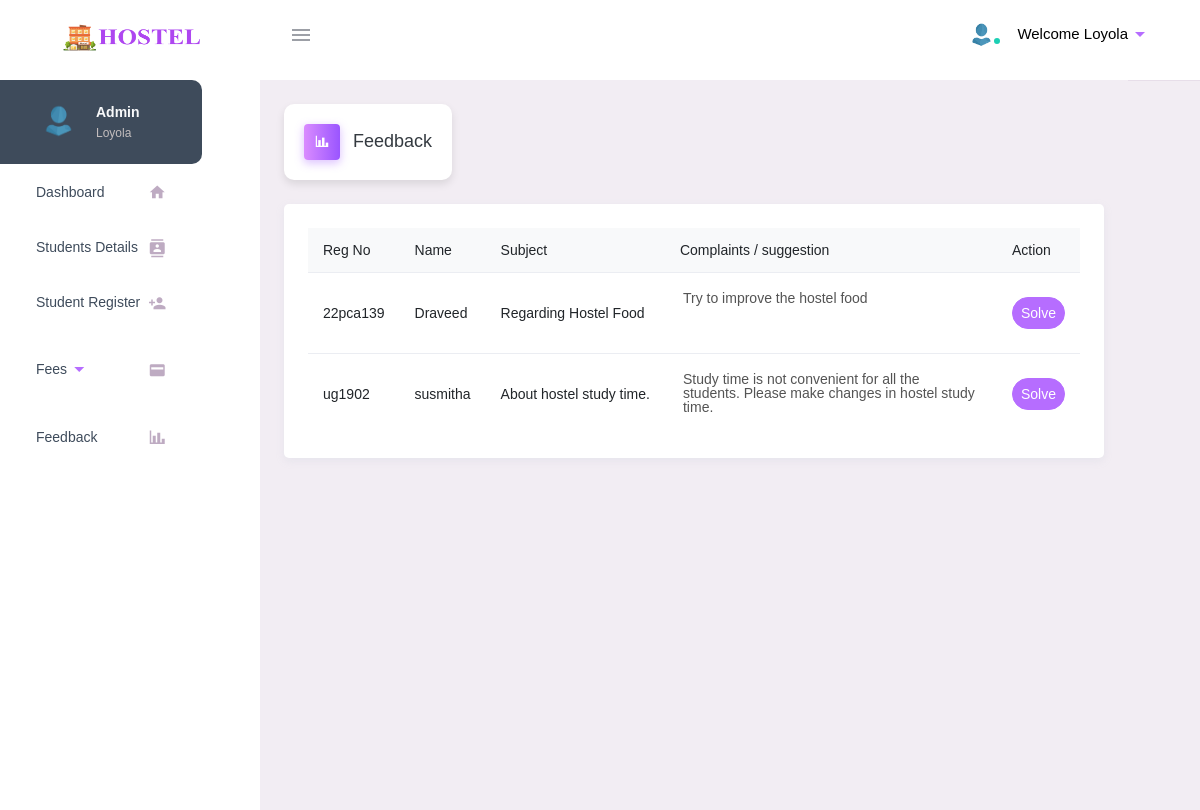
The app's page /admin/get_feedback.php (signed in) with its own data.
### tables this page shows
CREATE TABLE `suggest` (
  `id` varchar(20) NOT NULL,
  `reg` varchar(20) NOT NULL,
  `name` varchar(50) NOT NULL,
  `sub` varchar(50) NOT NULL,
  `cmpl` varchar(250) NOT NULL,
  `status` varchar(20) DEFAULT 'pending'
);

### admin/get_feedback.php (the view, shortened to what this page needs)
<?php
include('../dbconnect.php');
extract($_POST);
?>
<!DOCTYPE html>
<html lang="en">
<head>
  <link rel="stylesheet" href="./include/materialdesignicons.min.css">
  <link rel="stylesheet" href="./include/vendor.bundle.base.css">
  <link rel="stylesheet" href="./include/style.css">
  <link rel="stylesheet" href="https://cdn.jsdelivr.net/npm/@mdi/font/css/materialdesignicons.min.css">
  <link rel="stylesheet" href="../dist/css/style.min.css">
  <link rel="stylesheet" href="./include/style.css">
  <link rel="stylesheet" href="./include/exstyle.css">
  <link rel="stylesheet" href="https://cdnjs.cloudflare.com/ajax/libs/font-awesome/5.15.3/css/all.min.css">
</head>
<body class="">
  <div class="container-scroller">
    <header class="topbar" data-navbarbg="skin6">
     <?php include 'navbar.php' ?>
    </header>
    <div class="container-fluid page-body-wrapper pt-0 proBanner-padding-top">
      <div class="navcantainer d-fixed">
        <?php include 'sidebar.php' ?>
      </div>
      <div class="main-panel">
        <div class="content-wrapper p-4">
          <div class="page-header">
            <h3 class="page-title">
              <span class="page-title-icon bg-gradient-primary text-white mr-2">
                <i class="mdi mdi-chart-bar menu-icon"></i>
              </span> Feedback
            </h3>
          </div>
              <form method="POST">
          <div class="grid-margin card p-4 stretch-card">
            <table class="table table-responsive-xl">
              <thead class="grid-margin bg-light fs-1 fw-bolder">
                <tr>
                  <th>Reg No</th>
                  <th>Name</th>
                  <th>Subject</th>
                  <th>Complaints / suggestion</th>
                  <th>Action</th>
                </tr>
              </thead>
              <?php
              $qry = mysqli_query($connect, "select * from suggest");
              while ($row = mysqli_fetch_array($qry)) {
              ?>
                <tr>
                  <td>
                    <div><?php echo $row['reg']; ?></div>
                  </td>
                  <td>
                    <div><?php echo $row['name']; ?></div>
                  </td>
                  <td>
                    <div><?php echo $row['sub']; ?></div>
                  </td>
                  <td>
                    <textarea name="" id="" style="background-color:white;border-color:white; width:100%;" cols="70" rows="3" disabled><?php echo $row['cmpl']; ?></textarea>
                  </td>
                  <td>
                  <button class="rounded-pill btn--blue btn pt-2 pb-2 pr-2 pl-2 btn-primary" id="solveButton">Solve</button>                </td>
                </tr>
              <?php
              }
              ?>
            </table>
          </div>
		  </form>
        </div>
      </div>
      <footer class="footer">
        <div class="container-fluid clearfix">
        </div>
      </footer>
    </div>
  </div>
</body>
</html>

### admin/include/exstyle.css (style rules this page uses)
.page-title, .date, .time { background-color: #fff; box-shadow: 0 4px 8px rgba(0, 0, 0, 0.1); padding: 20px; border-radius: 10px; display: inline-block; }
.menu-icon { transition: transform 0.3s ease; }
body { font-family: Verdana, Geneva, sans-serif; font-size: 14px; }
.clearfix:after { content: ""; display: block; clear: both; visibility: hidden; height: 0; }

### records on screen
suggest: reg "22pca139", name "Draveed", sub "Regarding Hostel Food", cmpl "Try to improve the hostel food"
suggest: reg "ug1902", name "susmitha", sub "About hostel study time.", cmpl "Study time is not convenient for all the students. Please make changes in hostel study time."

### other values on screen
$_SESSION['name'] "Loyola"
